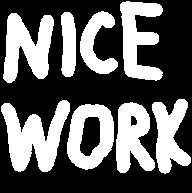
#> input picture 3D vision/7-14040829/Images/23.bmp, 192 x 193 px, found by its file name
$ jupyter execute evolutionary_computing_dwt.ipynb   (shell and % lines are left out)
#> lines starting #> are read from the running program, lines starting #| are printed output that depends on the picture; after the words box and inside, x2 and y2 are one past the last pixel; in counts of white or black regions, pixels touching at a corner belong together
[cell 1]
# نصب کتابخانه‌های مورد نیاز

import cv2
import numpy as np
import pywt
import matplotlib.pyplot as plt

# بارگذاری تصویر
from google.colab import files
uploaded = files.upload()
#> the answer given: 23.bmp

# تصویر را بخوانید
image_path = next(iter(uploaded))
image = cv2.imread(image_path)
#> image is the input picture: shape (193, 192, 3); 38.7% white; 8 white regions, largest, box (x1, y1, x2, y2) and area: (1, 100, 70, 172) 2708, (3, 13, 54, 83) 2186, (120, 1, 163, 81) 1980
image_gray = cv2.cvtColor(image, cv2.COLOR_BGR2GRAY)

# بلاک بندی تصویر
def block_image(image, block_size):
#> called with block_size = 32
    h, w = image.shape
#> h = 193; w = 192
    blocks = []
    for i in range(0, h, block_size):
        for j in range(0, w, block_size):
            block = image[i:i+block_size, j:j+block_size]
            blocks.append(block)
#> after the loop, blocks = 42 items
    return blocks

block_size = 32  # اندازه بلاک
blocks = block_image(image_gray, block_size)
#> blocks = 42 items

# هیستوگرام تصویر
plt.figure(figsize=(10, 5))
plt.subplot(1, 2, 1)
plt.title('Original Image')
plt.imshow(image_gray, cmap='gray')
plt.axis('off')

plt.subplot(1, 2, 2)
plt.title('Histogram')
plt.hist(image_gray.ravel(), bins=256, range=[0, 256])
plt.xlim([0, 256])
plt.show()
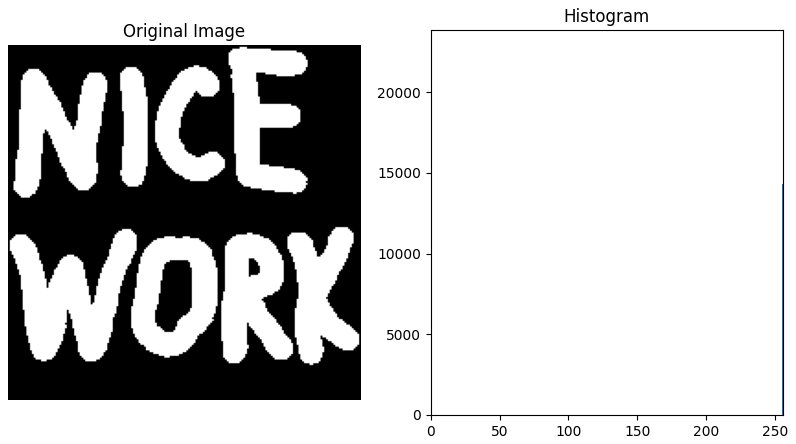
#> figure drawn by matplotlib, 2 panels; panel 2: tallest bar 22722 high, from x = 0 to 1

# استخراج لبه‌های تصویر
edges = cv2.Canny(image_gray, 100, 200)
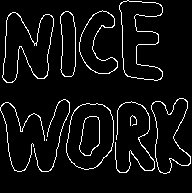
#> edges: shape (193, 192); 5.8% white in thin lines or dots, all inside (x1, y1, x2, y2) = (0, 0, 191, 174)

plt.figure(figsize=(5, 5))
plt.title('Edge Detection')
plt.imshow(edges, cmap='gray')
plt.axis('off')
plt.show()

# DWT
def dwt_decomposition(image, level):
    coeffs = pywt.wavedec2(image, 'haar', level=level)
    return coeffs

# اعمال DWT برای سطوح مختلف
dwt_results = {}
for level in range(1, 5):
    dwt_results[level] = dwt_decomposition(image_gray, level)
#> after the loop, dwt_results = 4 items

# نمایش DWT نتایج
for level, coeffs in dwt_results.items():
    plt.figure(figsize=(10, 10))
    plt.title(f'DWT Level {level}')
    for i, coeff in enumerate(coeffs):
        if isinstance(coeff, tuple):
            for j, sub_coeff in enumerate(coeff):
                plt.subplot(2, 2, j + 1)
                plt.imshow(sub_coeff, cmap='gray')
                plt.axis('off')
        else:
            plt.subplot(2, 2, i + 1)
            plt.imshow(coeff, cmap='gray')
            plt.axis('off')
    plt.show()
#> this loop made 4 passes
#> pass 1, `plt.show()`:
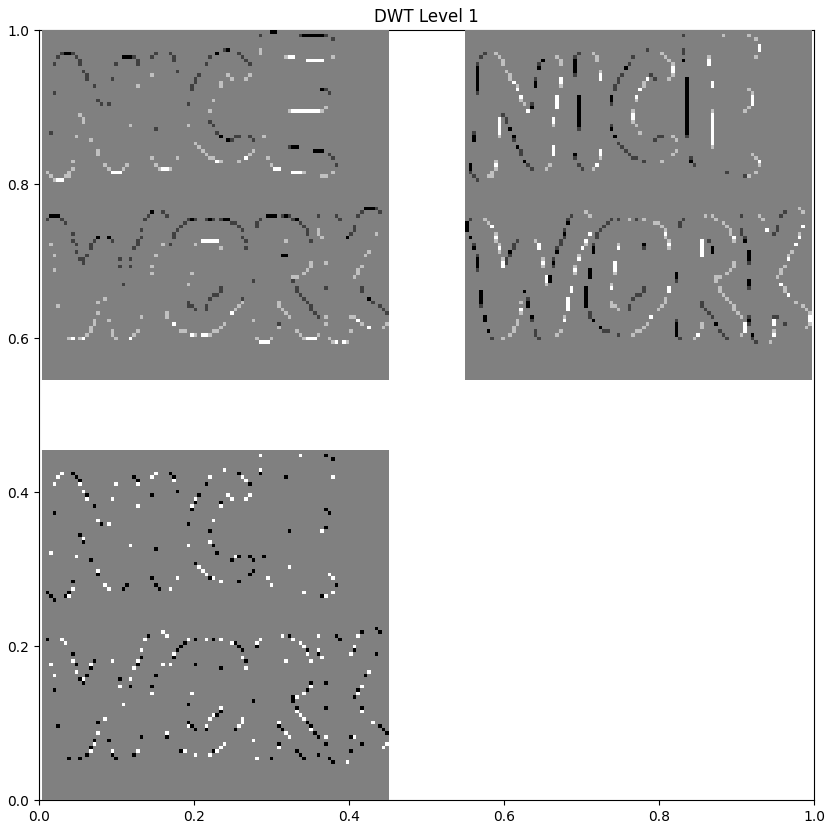
#> figure drawn by matplotlib, 3 panels
